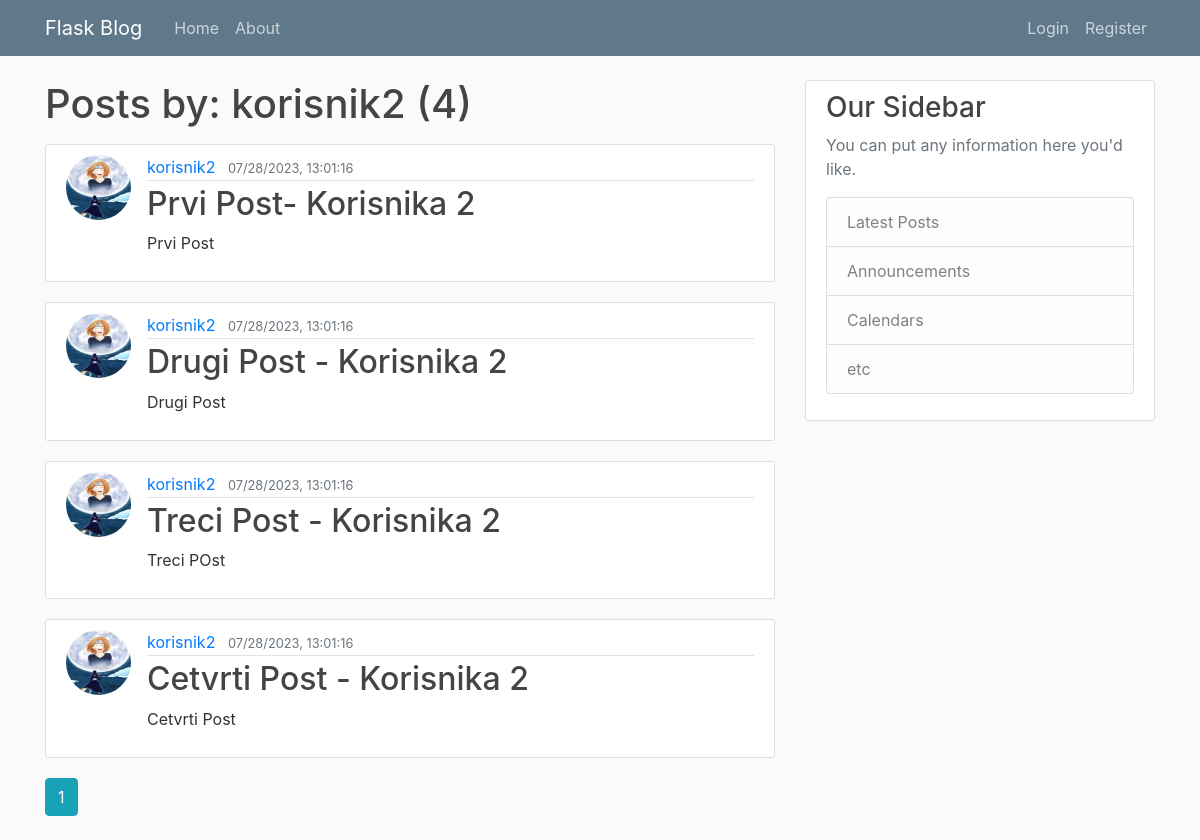
The app's page /user/korisnik2 with its own data.
### flask_blog/models.py (models this page shows, shortened)
class User(db.Model,UserMixin):
    id=db.Column(db.Integer,primary_key=True)
    username=db.Column(db.String(20),unique=True,nullable=False)
    email=db.Column(db.String(120),unique=True,nullable=False)
    image_file=db.Column(db.String(20),nullable=False,default='default.jpg')
    password=db.Column(db.String(60),nullable=False)
    posts=db.relationship("Post",backref="author",lazy=True)

class Post(db.Model):
    id=db.Column(db.Integer,primary_key=True)
    title=db.Column(db.String(100),nullable=False)
    date_posted=db.Column(db.DateTime,nullable=False,default=datetime.utcnow())
    content=db.Column(db.Text,nullable=False)
    user_id=db.Column(db.Integer,db.ForeignKey("user.id"),nullable=False)

### flask_blog/users/routes.py (the view)
@users.route("/user/<string:username>")
def user_posts(username):
    page=request.args.get("page",1,type=int)
    user=User.query.filter_by(username=username).first_or_404()
    posts=Post.query.filter_by(author=user).order_by(Post.date_posted.desc()).paginate(page=page,per_page=5)
    return render_template('user_posts.html', posts=posts,user=user)

### flask_blog/templates/user_posts.html
{% extends "layout.html" %}
{% block content %}
<h1 class="mb-3">Posts by: {{user.username}} ({{posts.total}})</h1>
{% for post in posts.items %}
<article class="media content-section">
    <img class="rounded-circle article-img "
        src="{{url_for('static',filename='profile_pics/'+ post.author.image_file)}}" alt="">
    <div class="media-body">
        <div class="article-metadata">
            <a class="mr-2" href="{{url_for('users.user_posts',username=post.author.username)}}">{{ post.author.username
                }}</a>
            <small class="text-muted">{{ post.date_posted.strftime("%m/%d/%Y, %H:%M:%S") }}</small>
        </div>
        <h2><a class="article-title" href="{{url_for('posts.post',post_id=post.id)}}">{{ post.title }}</a></h2>
        <p class="article-content">{{ post.content }}</p>
    </div>
</article>
{% endfor %}
{% for page_num in posts.iter_pages(left_edge=1, right_edge=1, left_current=1,right_current=2)%}
{% if page_num %}
{% if posts.page==page_num %}
<a class="btn btn-info mb-4" href="{{url_for('users.user_posts',username=user.username)}}">{{page_num}}</a>
{% else %}
<a class="btn btn-outline-info mb-4" href="{{url_for('users.user_posts',username=user.username)}}">{{page_num}}</a>
{% endif %}
{% else %}
...
{% endif %}
{% endfor %}
{% endblock content %}

### flask_blog/static/main.css (style rules this page uses)
body { background: #fafafa; color: #333333; margin-top: 5rem; }
h1, h2, h3, h4, h5, h6 { color: #444444; }
.content-section { background: #ffffff; padding: 10px 20px; border: 1px solid #dddddd; border-radius: 3px; margin-bottom: 20px; }
.article-title { color: #444444; }
.article-content { white-space: pre-line; }
.article-img { height: 65px; width: 65px; margin-right: 16px; }
.article-metadata { padding-bottom: 1px; margin-bottom: 4px; border-bottom: 1px solid #e3e3e3 }

### records on screen
User: username "korisnik2"
Post: image_file (picture), author.username "korisnik2", date_posted "07/28/2023, 13:01:16", title "Prvi Post- Korisnika 2", content "Prvi Post"
Post: image_file (picture), author.username "korisnik2", date_posted "07/28/2023, 13:01:16", title "Drugi Post - Korisnika 2", content "Drugi Post"
Post: image_file (picture), author.username "korisnik2", date_posted "07/28/2023, 13:01:16", title "Treci Post - Korisnika 2", content "Treci POst"
Post: image_file (picture), author.username "korisnik2", date_posted "07/28/2023, 13:01:16", title "Cetvrti Post - Korisnika 2", content "Cetvrti Post"

### other values on screen
{{ posts.total }} "4"
{{ page_num }} "1"
